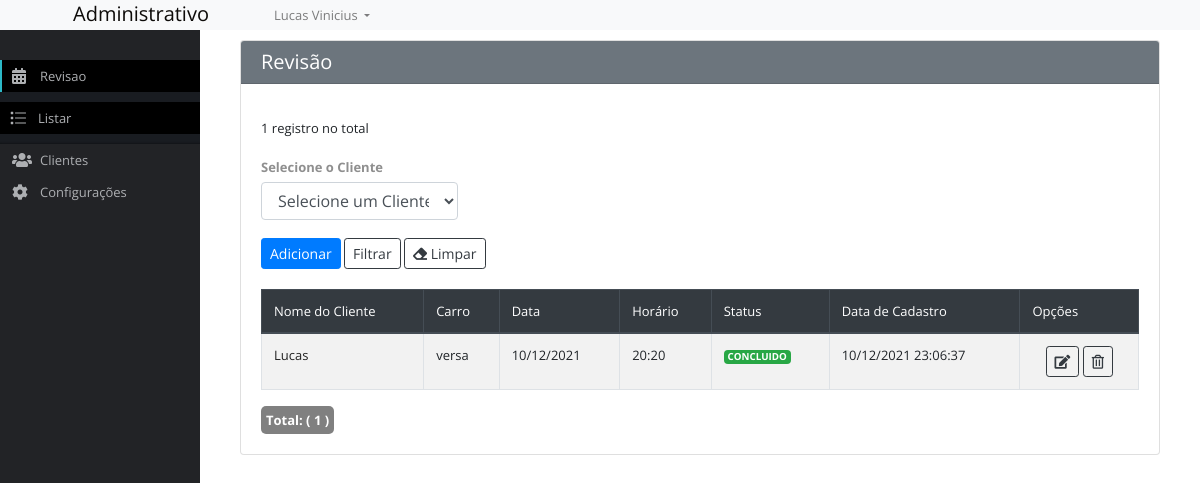
The page /admin/revisao/index.php (signed in) on the database its author committed.
### tables this page shows
CREATE TABLE `tadmin` (
  `id` int(11) NOT NULL,
  `name` varchar(20) DEFAULT NULL,
  `hash_pass` varchar(250) DEFAULT NULL,
  `date_created` datetime DEFAULT NULL,
  `last_access` datetime DEFAULT NULL,
  `email` varchar(150) DEFAULT NULL,
  `birth_date` date DEFAULT NULL,
  `image` text,
  `session_id` varchar(200) DEFAULT NULL,
  `AdminToken` text,
  `device_token` text
);

CREATE TABLE `tpermission_title` (
  `id` int(11) NOT NULL,
  `title` varchar(150) DEFAULT NULL,
  `position` int(11) DEFAULT NULL,
  `icon` varchar(100) NOT NULL
);

CREATE TABLE `tpermission` (
  `id` int(11) NOT NULL,
  `title` varchar(150) DEFAULT NULL,
  `tpermission_title_id` int(11) DEFAULT NULL,
  `keyword` varchar(200) DEFAULT NULL,
  `list` int(11) DEFAULT NULL,
  `position` int(11) DEFAULT NULL,
  `icon` varchar(100) NOT NULL
);

CREATE TABLE `tclientes` (
  `id` int(11) NOT NULL,
  `nome` varchar(100) NOT NULL,
  `telefone` varchar(20) NOT NULL,
  `cpf` int(15) NOT NULL,
  `endereco` text NOT NULL,
  `date_created` datetime NOT NULL
);

CREATE TABLE `tveiculos` (
  `id` int(11) NOT NULL,
  `cliente_id` int(11) NOT NULL,
  `numero_placa` varchar(20) NOT NULL,
  `modelo` varchar(100) NOT NULL,
  `ano_fabricacao` int(10) NOT NULL,
  `valor` varchar(100) NOT NULL
);

CREATE TABLE `trevisao` (
  `id` int(11) NOT NULL,
  `veiculo_id` int(11) NOT NULL,
  `cliente_id` int(11) NOT NULL,
  `data` varchar(20) NOT NULL,
  `horario` varchar(20) NOT NULL,
  `date_created` datetime NOT NULL,
  `status` int(3) NOT NULL COMMENT '1 = pendente / 2 = executando / 3 = concluído / 4 = cancelado ',
  `servicos` text NOT NULL
);

### admin/alfa/database/MYSQL/mysql.php (called while the page is built, shortened)
<?php
require_once (dirname(dirname(__file__)) . "/configuracao.php");
class mysql extends configuracao
{
    var $_Connection = 0;
    var $DefaultView = array();
    var $SQL_WHERE = null;
    var $SQL_ORDER = null;
    var $SQL_INICIO = null;
    var $SQL_TOTAL = null;
    var $SQL_CAMPO = null;
    var $SQL_FN = null;
    function __construct()
    {
    	global $_MYSQL_CONNECTED;
    	$this->_Connection = $_MYSQL_CONNECTED;
    }
    function Conecta()
    {
    	$this->_Connection = mysqli_connect($this->DBLocal.'', $this->DBUsuario, $this->DBSenha) or die(mysql_error($this->_Connection));
        mysqli_select_db($this->_Connection,$this->DBNome) or die(mysqli_error($this->_Connection));
        return $this->_Connection;
    }
    function LoadByPrimaryKey($ID)
    {
        $this->SQL_WHERE = $this->PrimaryKey . " = '" . $this->AntiSQLInjection($ID) . "'";
        return $this->LoadSQL();
    }
    function LoadByQuery($sql)
    {
        return $this->prepare($sql);
    }
    function LoadSQL()
    {
        $order = "";
        $where = "";
        $group = "";
        $limit = "";
        $as = "";
        $fn = "";
        $campo = "";
        if ($this->SQL_WHERE)
        {
            $where = " WHERE " . $this->SQL_WHERE;
        }
        if ($this->SQL_ORDER)
        {
            $order = " ORDER BY " . $this->SQL_ORDER;
        }
        if ($this->SQL_TOTAL)
        {
            $limit = " Limit " . (($this->SQL_INICIO) ? $this->SQL_INICIO : 0) . " , " . $this->SQL_TOTAL;
        }
        if ($this->SQL_FN)
        {
            $fn = $this->SQL_FN;
        }
        if ($this->SQL_CAMPO)
        {
            $campo = $this->SQL_CAMPO;
        }
        else
        {
            $campo = $this->PrimaryKey;
        }
        if (! $fn)
        {
            return $this->prepare("SELECT * FROM " . $this->TableName . $where . $group . $order . $limit);
        }
        else
        {
            if ($as)
            {
                return $this->prepare("SELECT *, " . $fn . "(" . $campo . ") as " . $as . " FROM " . $this->TableName . $where . $group . $order . $limit);
            }
            else
            {
                $ar = $this->ExecuteQuery("SELECT " . $fn . "(" . $campo . ") FROM " . $this->TableName . $where . $group . $order . $limit);
                $fetch = $this->fetch($ar);
                return $fetch[0];
            }
        }
    }
    function MoveNext($Position = null)
	{
		$return = false;
		if($Position === null)
		{
			$return = next($this->DefaultView);
		}
		else
		{
			$row = $this->DefaultView[$Position];
			$return = true;
		}
		return ((@is_bool($return)) ? $return : true);
	}
    function fetch($result)
    {
        return mysqli_fetch_array($result);
    }
    function prepare($sql)
    {
        $result = $this->ExecuteQuery($sql);
        if ($result)
        {
            while ($row = $this->fetch($result))
            {
                array_push($this->DefaultView, $row);
            }
        }
        return $this->setLoaded();
    }
    function ExecuteQuery($sql)
    {
        $query = mysqli_query($this->_Connection,$sql) or die(mysqli_error($this->_Connection));
        $this->SQL_CAMPO = null;
        $this->SQL_FN = null;
        $this->SQL_INICIO = null;
        $this->SQL_ORDER = null;
        $this->SQL_TOTAL = null;
        $this->SQL_WHERE = null;
        return $query;
    }
    function setLoaded()
    {
        if (! $this->DefaultView)
        {
            return false;
        }
        else
        {
            $this->RowsCount = count($this->DefaultView);
            $row = current($this->DefaultView);
            return true;
        }
    }
    function AntiSQLInjection($string)
	{
	    $string = get_magic_quotes_gpc() ? stripslashes($string) : $string;
	    $string = function_exists("mysqli_real_escape_string") ? mysqli_real_escape_string($this->_Connection,$string) : mysqli_escape_string($string);
	    return $string;
	}
}
?>

### admin/alfa/database/DTO/tpermission.php (called while the page is built, shortened)
<?php
class tpermission extends _tpermission
{
    function LoadBytadmin_idAndkeyword($tadmin_id, $keyword)
    {
        return $this->LoadByQuery("SELECT tpermission.*
			FROM tpermission,tadmin_permission
			WHERE tadmin_permission.tadmin_id = '" . $tadmin_id . "'
			AND tpermission.keyword = '" . $keyword . "'
			AND tadmin_permission.tpermission_id = tpermission.id
			ORDER BY tpermission.position ASC");
    }
}
?>

### admin/alfa/tools/master.php (called while the page is built, shortened)
<?php
class MasterPages
{
    var $template;
    function inicio($template_path, $title = null)
    {
        $this->template = $template_path;
    }
    function fim()
    {
        include ($this->template);
    }
}
?>

### admin/alfa/database/DTO/tparameter.php (called while the page is built, shortened)
<?php
class tparameter extends _tparameter
{
    function LoadBykeyword($keyword)
    {
        $this->SQL_WHERE = "keyword = '" . $keyword . "'";
        return $this->LoadSQL();
    }
    function getParametro($keyword)
    {
        $ret = "";
        $oParametro = new tparameter();
        if ($oParametro->LoadBykeyword($keyword))
        {
            $ret = $oParametro->val;
        }
        return $ret;
    }
}
?>

### admin/barrier.php (called while the page is built, shortened)
<?php
include_once(SERVER_PATH . "/alfa/tools/util.php");
include_once(SERVER_PATH . "/alfa/database/DTO/tparameter.php");
$token = isset($_SESSION['token'])?$_SESSION['token']:'';
$oParametro = new tparameter();
$pathAdmin = $oParametro->getParametro('admin-url');
$oAdmin = new tadmin();
$oAdmin->SQL_WHERE = ' AdminToken = "'.$token.'" ';
$oAdmin->LoadSQL();

### admin/alfa/database/DTO/tpermission_title.php (called while the page is built, shortened)
<?php
class tpermission_title extends _tpermission_title
{
    function LoadBytadmin_id($tadmin_id)
    {
        return $this->LoadByQuery("SELECT tpermission_title.*
			FROM tpermission_title,tpermission,tadmin_permission
			WHERE tadmin_permission.tadmin_id = '" . $tadmin_id . "'
			AND tadmin_permission.tpermission_id = tpermission.id
			AND tpermission.tpermission_title_id = tpermission_title.id
			GROUP BY tpermission_title.id
			ORDER BY tpermission_title.position ASC");
    }
}
?>

### admin/revisao/index.php (the view, shortened to what this page needs)
<?php
include_once("../barrier.php");
include_once("../alfa/tools/master.php");
$oUtil = new util();
$query = " 1 = 1 ";
$oRegister2 = new trevisao();
$oRegister2->SQL_WHERE = $query;
$oRegister2->SQL_FN = "Count";
$total = $oRegister2->LoadSQL();
$portela = 100;
$pg = isset($_GET["pg"]) ? intval($_GET["pg"]) : 0;
$pg = ($pg >= ceil($total / $portela)) ? 0 : $pg;
$parametro = "palavra=" . $search;
$paginacao = $oUtil->Paginar("pg", $total, $portela, $parametro);
$oRegister = new trevisao();
$oRegister->SQL_WHERE = $query;
$oRegister->SQL_ORDER = "id DESC";
$oRegister->SQL_INICIO = ($pg * $portela);
$oRegister->SQL_TOTAL = $portela;
$oRegister->LoadSQL();
$master_page = new MasterPages();
$master_page->inicio("../master.php", "Revisão");
$master_page->addParametro("page_chave", "revisao");
$master_page->abrir("page_content");
?>
<div class="card card-default">
<div class="card-header bg-secondary">
<h2 class="card-title">Revisão</h2>
</div>
<div class="card-body">
<form method="get" action="?" enctype="multipart/form-data" role="form">
<div class="search-title">
<div class="row">
<div class="col-md-12"><h3><?=$total?> registro<?=($total > 1)?'s':''?> no total</h3></div>
<div class="col-md-3">
	<label class="control-label">Selecione o Cliente</label>
	<select name="cliente" id="cliente" class="form-control" >
	<option value=""> Selecione um Cliente </option>
		<?php
			$oCliente = new tclientes();
			$oCliente->SQL_ORDER = 'nome ASC ';
			$oCliente->LoadSQL();
		?>
	</select>
</div>
<div class="col-md-12">
<br />
<a href="register.php" class="btn btn-primary btn-sm"><i class="glyphicon glyphicon-plus"></i> Adicionar</a>
<button class="btn btn-outline-dark btn-sm"><i class="glyphicon glyphicon-filter"></i> Filtrar</button>
<button class="btn btn-outline-dark btn-sm" onClick="cleanFilters();return false;"><i class="fa fa-eraser"></i> Limpar</button>
</div>
</div>
</div>
</form>
<table class="table table-bordered table-striped">
<thead class="thead-dark">
<tr>
<th>Nome do Cliente </th>
<th>Carro </th>
<th>Data </th>
<th>Horário </th>
<th>Status </th>
<th>Data de Cadastro </th>
<th>Opções</th>
</tr>
</thead>
<?php for($i=0;$i<$oRegister->RowsCount;$i++){
$data = date('d/m/Y H:i:s', $oUtil->DataMostrar($oRegister->date_created));
$nome = "";
$carro = "";
$oVeiculo = new tveiculos();
$oVeiculo->LoadByPrimaryKey($oRegister->veiculo_id);
if($oVeiculo->RowsCount){
	$carro = $oVeiculo->modelo;
}
$oClientes = new tclientes();
$oClientes->LoadByPrimaryKey($oRegister->cliente_id);
if($oClientes->RowsCount){
	$nome = $oClientes->nome;
}
$status = "";
if($oRegister->status==3){
	$status = '<span class="badge badge-success">CONCLUIDO</span>';
}elseif($oRegister->status==2){
	$status = '<span class="badge badge-secondary">EXECUTANDO</span>';
}elseif($oRegister->status==4){
	$status = '<span class="badge badge-danger">CANCELADO</span>';
}elseif($oRegister->status==1){
	$status = '<span class="badge badge-warning">PENDENTE</span>';
}
?>
<tr>
	<td valign="middle"><a href="register.php?id=<?=$oUtil->Criptografar($oRegister->id)?>&<?=$parametro;?>&pg=<?=$pg;?>" class="edit" title="Editar"><?=($nome)?></a></td>
    <td><?=$carro?></td>
    <td><?=$oRegister->data?></td>
    <td><?=$oRegister->horario?></td>
    <td><?=$status?></td>
	<td><?=$data?></td>
	<td valign="middle" align="center" class="edit-tools">
    <a href="register.php?id=<?=$oUtil->Criptografar($oRegister->id)?>&<?=$parametro;?>&pg=<?=$pg;?>" class="btn btn-outline-dark btn-sm" title="Editar"><i class="fas fa-edit"></i></a>
    <a href="remover.php?id=<?=$oUtil->Criptografar($oRegister->id)?>&<?=$parametro;?>&pg=<?=$pg;?>" class="btn btn-outline-dark btn-sm" title="Excluir" onclick="javascript:return confirm('Deseja realmente excluir?')"><i class="far fa-trash-alt"></i></a>
	</td>
</tr>
<?php $oRegister->MoveNext();}?>
</table>
<?=$paginacao;?>
</div>
</div>
<?php
$master_page->fechar("page_content");
$master_page->fim();
?>

### admin/master.php (shortened to what this page needs)
<?php
include_once(SERVER_PATH . "/alfa/database/DTO/tadmin.php");
include_once(SERVER_PATH . "/alfa/database/DTO/tpermission.php");
include_once(SERVER_PATH . "/alfa/database/DTO/tparameter.php");
include_once(SERVER_PATH . "/alfa/database/DTO/tpermission_title.php");
$oUtil = new util();
$oParameter = new tparameter();
$path = $oParameter->getParametro('admin-url');
$page_chave = (isset($page_chave))?$page_chave:'';
if(!isset($page_validar))
{
	$oAdmin = new tadmin();
}
if($page_chave!=''){
	$oPermissaoVerifica = new tpermission();
	if(!$oPermissaoVerifica->LoadBytadmin_idAndkeyword($oAdmin->id, $page_chave)){
		$oUtil->SetMensagem("Erro", "Você não tem permissão para acessar essa ferramenta!", "Atenção!");
		header('Location: ' . $path);
		exit();
	}
}
$oPermissaoTitulo = new tpermission_title();
$oPermissaoTitulo->LoadBytadmin_id($oAdmin->GetSession());
$item = '';
for($f=0;$f<$oPermissaoTitulo->RowsCount;$f++){
    $oPermissao = new tpermission();
    $oPermissao->LoadBytadmin_idAndtpermission_title_id($oAdmin->GetSession(), $oPermissaoTitulo->id);
	$area_active = '';
	$subitem = '';
	for($a = 0; $a < $oPermissao->RowsCount; $a++) {
		if($oPermissao->list){
			$active = (($page_chave == $oPermissao->keyword) ? 'active' :'');
			if($area_active=='' && $active!=''){
				$area_active = $active;
			}
			$subitem .=
			'<li class="'.$active.'">
			<span class="icon"><i class="'.$oPermissao->icon.'"></i></span>
			<span class="title"><a href="'.$path.$oPermissao->keyword.'/">'.utf8_encode($oPermissao->title).'</a></span>
			</li>';
		}
		$oPermissao->MoveNext();
	}
	$item .= '
	<li class="with-sub '.$area_active.'">
		<a href="#"><span class="icon"><i class="'.$oPermissaoTitulo->icon.'"></i></span><span class="title">'.utf8_encode($oPermissaoTitulo->title).'</span></a>
		<ul class="sub">'.$subitem.'</ul>
	</li>';
	$oPermissaoTitulo->MoveNext();
}
$menu = '<ul>'.$item.'</ul>';
?>
<!DOCTYPE html>
<html>
<head>
<link rel="stylesheet" href="https://stackpath.bootstrapcdn.com/bootstrap/4.4.1/css/bootstrap.min.css" />
<link rel="stylesheet" href="//ajax.googleapis.com/ajax/libs/jqueryui/1.11.1/themes/smoothness/jquery-ui.css" />
<link rel="stylesheet" href="//code.jquery.com/ui/1.11.4/themes/smoothness/jquery-ui.css" />
<link rel="stylesheet" href="<?=$path?>assets/lib/fontawesome-pro-5-13-0/css/all.min.css" />
<link rel="stylesheet" href="<?=$path?>assets/lib/jquery-ui/jquery-ui-timepicker-addon.css" />
<link rel="stylesheet" href="<?=$path?>assets/lib/colorpicker/css/colorpicker.css" media="screen" type="text/css" />
<link rel="stylesheet" href="<?=$path?>assets/lib/easyautocomplete/easy-autocomplete.min.css">
<link rel="stylesheet" href="<?=$path?>assets/css/layout.css?var=<?=date('YmdHis');?>" type="text/css" />
</head>
<body ng-app="agencyApp">
<div id="topbar" class="row-fluid">
<nav class="navbar navbar-expand-lg navbar-light bg-light">
  <a class="navbar-brand" href="<?=$path?>">Administrativo  </a>
  <div class="collapse navbar-collapse" id="navbarSupportedContent">
    <ul class="navbar-nav mr-auto">
	  <li class="nav-item dropdown">
        <a class="nav-link dropdown-toggle" href="#" id="navbarDropdown" role="button" data-toggle="dropdown" aria-haspopup="true" aria-expanded="false">
		<?=$oAdmin->name?>
        </a>
      </li>
    </ul>
  </div>
</nav>
</div>
<div id="content">
<div id="menu">
<?=$menu?>
</div>
	<div id="main">
		<?=$page_content?>
	</div>
<br class="clear" />
</div>
</body>
</html>

### rows shown on the page
tadmin: name "Lucas Vinicius"
tpermission_title: title "Revisao"
tpermission: title "Listar"
tpermission_title: title "Clientes"
tpermission_title: title "Configurações"
tclientes: nome "Lucas"
tveiculos: modelo "versa"
trevisao: data "10/12/2021", horario "20:20", date_created "10/12/2021 23:06:37"

### other values the page prints
$total "1"
$totalregistro "1"
